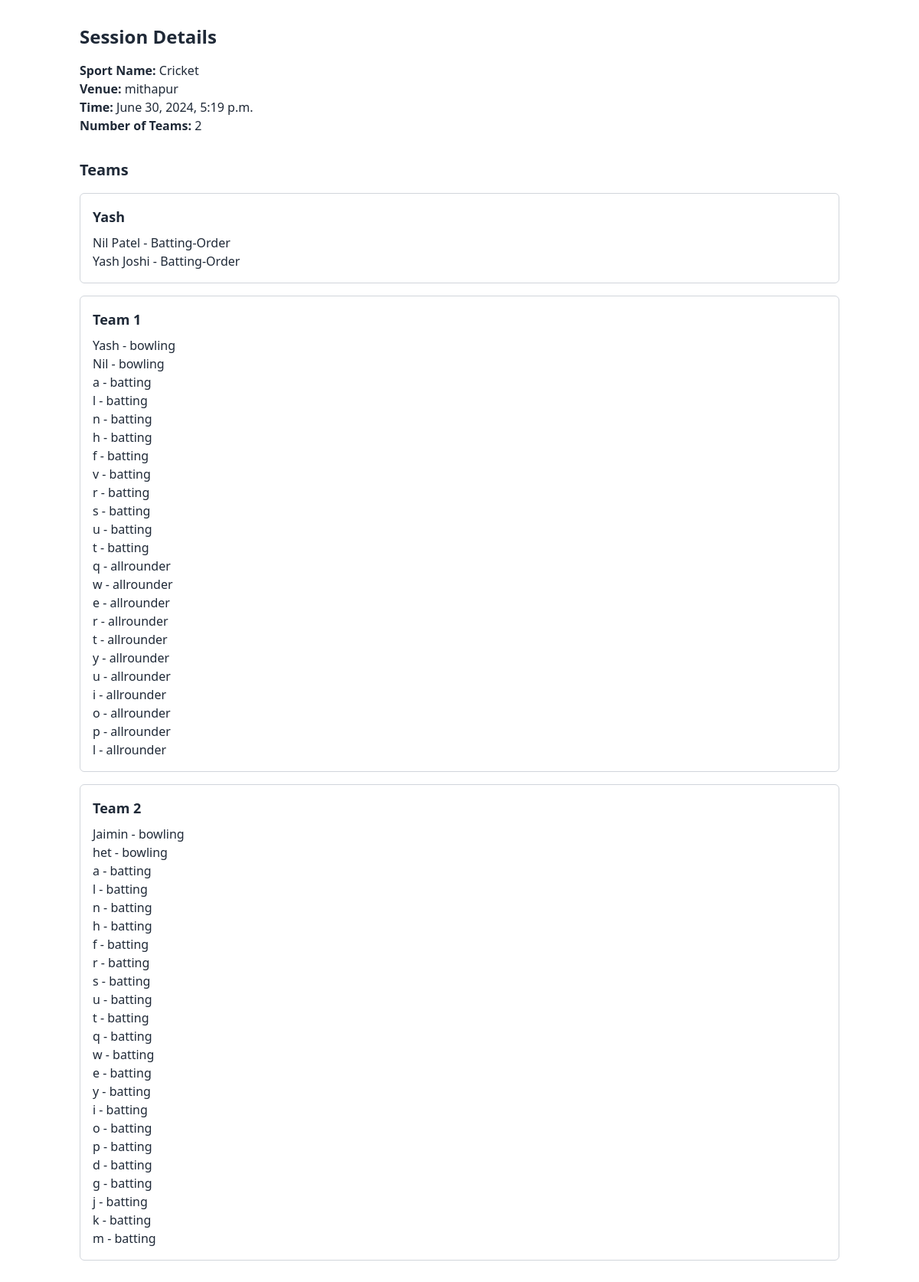
The app's page /team_details/46/ with its own data.
### authentication/models.py (models this page shows, shortened)
class Session(models.Model):
    sport_name = models.CharField(max_length=100)
    venue = models.CharField(max_length=100)
    number_of_teams = models.IntegerField()
    time = models.DateTimeField()

class Team(models.Model):
    session = models.ForeignKey(Session, on_delete=models.CASCADE, related_name='teams')
    name = models.CharField(max_length=100)
    players = models.ManyToManyField(Player)

class Player(models.Model):
    name = models.CharField(max_length=100)
    player_type = models.ForeignKey(PlayerType, on_delete=models.CASCADE, related_name='players')

class PlayerType(models.Model):
    name = models.CharField(max_length=100, unique=True)

### authentication/views.py (the view)
# urls.py: path('team_details/<int:session_id>/', views.team_details, name='team_details'),
def team_details(request, session_id):
    session = get_object_or_404(Session, id=session_id)
    teams = Team.objects.filter(session=session)
    context = {
        'session': session,
        'teams': teams,
    }
    return render(request, 'team_details.html', context)

### templates/team_details.html (shortened to what this page needs)
<!DOCTYPE html>
<html lang="en">
<head>
    <link href="https://cdn.jsdelivr.net/npm/tailwindcss@2.2.19/dist/tailwind.min.css" rel="stylesheet">
</head>
<body class="bg-white text-gray-800">
    <div class="container mx-auto px-4 py-8">
        <h1 class="text-2xl font-bold mb-4">Session Details</h1>
        <p><strong>Sport Name:</strong> {{ session.sport_name }}</p>
        <p><strong>Venue:</strong> {{ session.venue }}</p>
        <p><strong>Time:</strong> {{ session.time }}</p>
        <p><strong>Number of Teams:</strong> {{ session.number_of_teams }}</p>
        <h2 class="text-xl font-bold mt-8 mb-4">Teams</h2>
        <div class="team-container">
            {% for team in teams %}
            <div class="team mb-4 p-4 border border-gray-300 rounded-md">
                <h3 class="text-lg font-semibold mb-2">{{ team.name }}</h3>
                <ul>
                    {% for player in team.players.all %}
                    <li>{{ player.name }} - {{ player.player_type.name }}</li>
                    {% endfor %}
                </ul>
            </div>
            {% endfor %}
        </div>
    </div>
</body>
</html>

### records on screen
Session: sport_name "Cricket", venue "mithapur", time "June 30, 2024, 5:19 p.m.", number_of_teams "2"
Team: name "Yash"
Player: name "Nil Patel", player_type.name "Batting-Order"
Player: name "Yash Joshi", player_type.name "Batting-Order"
Team: name "Team 1"
Player: name "Yash", player_type.name "bowling"
Player: name "Nil", player_type.name "bowling"
Player: name "a", player_type.name "batting"
Player: name "l", player_type.name "batting"
Player: name "n", player_type.name "batting"
Player: name "h", player_type.name "batting"
Player: name "f", player_type.name "batting"
Player: name "v", player_type.name "batting"
Player: name "r", player_type.name "batting"
Player: name "s", player_type.name "batting"
Player: name "u", player_type.name "batting"
Player: name "t", player_type.name "batting"
Player: name "q", player_type.name "allrounder"
Player: name "w", player_type.name "allrounder"
Player: name "e", player_type.name "allrounder"
Player: name "r", player_type.name "allrounder"
Player: name "t", player_type.name "allrounder"
Player: name "y", player_type.name "allrounder"
Player: name "u", player_type.name "allrounder"
Player: name "i", player_type.name "allrounder"
Player: name "o", player_type.name "allrounder"
Player: name "p", player_type.name "allrounder"
Player: name "l", player_type.name "allrounder"
Team: name "Team 2"
Player: name "Jaimin", player_type.name "bowling"
Player: name "het", player_type.name "bowling"
Player: name "q", player_type.name "batting"
Player: name "w", player_type.name "batting"
Player: name "e", player_type.name "batting"
Player: name "y", player_type.name "batting"
Player: name "i", player_type.name "batting"
Player: name "o", player_type.name "batting"
Player: name "p", player_type.name "batting"
Player: name "d", player_type.name "batting"
Player: name "g", player_type.name "batting"
Player: name "j", player_type.name "batting"
Player: name "k", player_type.name "batting"
Player: name "m", player_type.name "batting"
